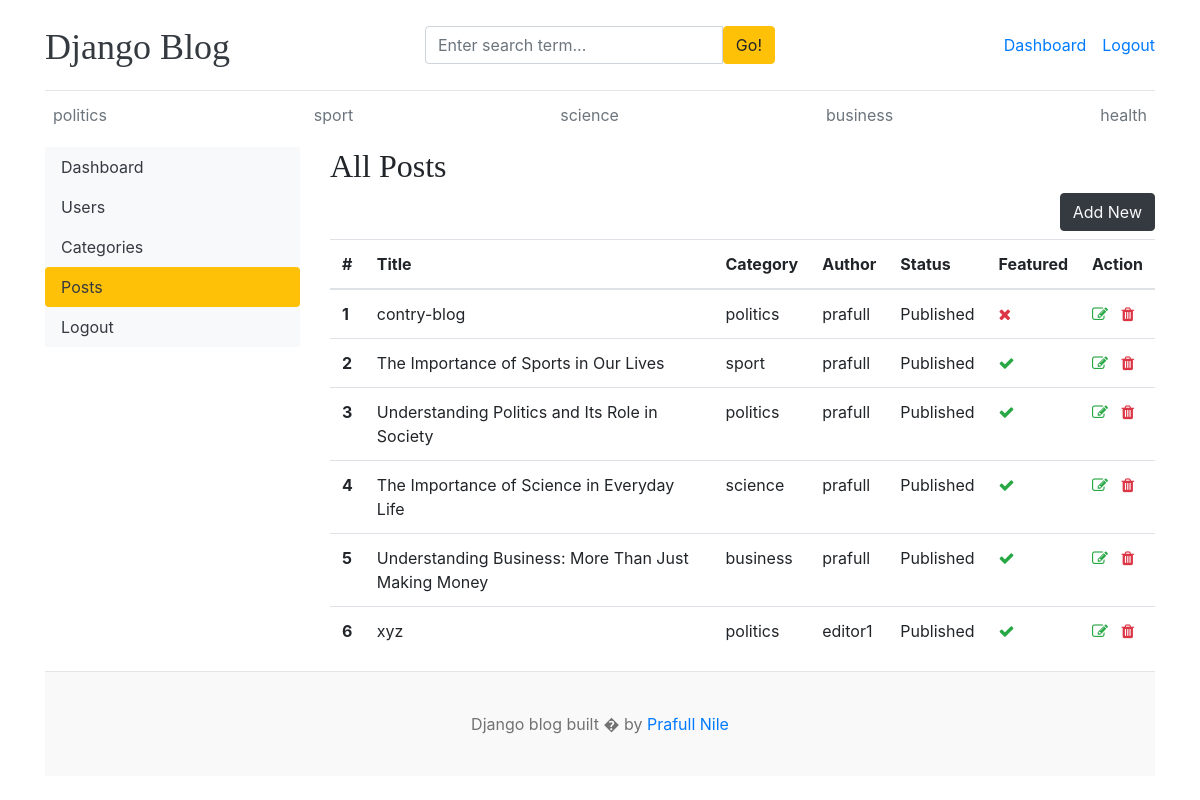
The page /dashboard/posts/ (signed in) on the database its author committed.
### blog/models.py (models this page shows, shortened)
class category(models.Model):
    category_name=models.CharField(max_length=100)
    created_at=models.DateTimeField(auto_now_add=True)
    updated_at=models.DateTimeField(auto_now=True)
    class Meta:
        verbose_name_plural = "Categories"
    def __str__(self):
        return self.category_name

class blog(models.Model):
    title=models.CharField(max_length=100)
    slug=models.SlugField(max_length=100)
    category=models.ForeignKey(category,on_delete=models.CASCADE)
    author=models.ForeignKey(User,on_delete=models.CASCADE)
    featured_image=models.ImageField(upload_to='uploads/%Y/%m/%d')
    short_description=models.TextField(max_length=500)
    blog_boy=models.TextField(max_length=2000)
    status=models.CharField(max_length=20, choices= STATUS_CHOICES,default='Draft')
    is_featured=models.BooleanField(default=False)
    created_at=models.DateTimeField(auto_now_add=True)
    updated_at=models.DateTimeField(auto_now_add=True)

### dashboards/views.py (the view)
# urls.py: path('posts/',views.posts,name='posts'),
def posts(request):
    posts = blog.objects.all()
    context = {
        'posts':posts,
    }
    return render(request,'dashboard/posts.html',context)

### blog/context_processors.py (called while the page is built)
def get_categories(request):
    categories = category.objects.all()
    return dict(categories=categories)

def get_social_links(request):
    social_links = SocialLink.objects.all()
    return dict(social_links=social_links)

### templates/dashboard/posts.html (shortened to what this page needs)
{% extends 'base.html' %}
{% block content %}
<div class="row">
{% include 'dashboard/sidebar.html' %}
  <div class="col-md-9">
    <h2>All Posts </h2>
    <a href="{% url 'add_post'%}" class="btn btn-dark text-light float-right mb-2">Add New</a>
    <table class="table table-hover">
  <thead>
    <tr>
      <th scope="col">#</th>
      <th scope="col">Title</th>
      <th scope="col">Category</th>
      <th scope="col">Author</th>
      <th scope="col">Status</th>
      <th scope="col">Featured</th>
      <th>Action</th>
    </tr>
  </thead>
  <tbody>
  {% for post in posts %}
    <tr>
      <th scope="row">{{ forloop.counter }}</th>
      <td>{{ post.title }}</td>
      <td>{{ post.category}}</td>
      <td>{{ post.author}}</td>
      <td>{{ post.status}}</td>
      <td>{% if  post.is_featured%} <i class="fa fa-check  text-success"></i>{%else%} <i class="fa fa-times  text-danger"></i>{%endif%}</td>
      <td>
        <a href="{% url 'edit_post' post.id%}"> <i class="fa fa-edit  text-success"></i></a>
       <a href="{% url 'delete_post' post.id%}"> <i class="fa fa-trash text-danger"></i></a>
      </td>
    </tr>
  {% endfor %}
  </tbody>
</table>
  </div>
</div>
{% endblock %}

### templates/base.html (shortened to what this page needs)
{% load static %}
<!DOCTYPE html>
<html lang="en">
<head>
    <link href="https://getbootstrap.com/docs/4.0/dist/css/bootstrap.min.css" rel="stylesheet">
    <link href="{% static 'css/blog.css' %}" rel="stylesheet">
    <link rel="stylesheet" href="https://cdnjs.cloudflare.com/ajax/libs/font-awesome/4.7.0/css/font-awesome.min.css">
</head>
    <body class="container">
      <header class="blog-header py-3">
        <div class="row flex-nowrap justify-content-between align-items-center">
          <div class="col-4 pt-1">
            <a class="blog-header-logo text-dark" href="/">Django Blog</a>
          </div>
            <div class="col-4">
                <form action="{% url 'search' %}" method="GET" >
                    <div class="input-group">
                        <input class="form-control" name="keyword" type="text" placeholder="Enter search term..." aria-label="Enter search term..." aria-describedby="button-search" />
                        <button type="submit" class="btn btn-warning" id="button-search" >Go!</button>
                    </div>
                </form>
            </div>
          <div class="col-4 d-flex justify-content-end align-items-center">
              {% if not user.is_authenticated %}
            <a class="btn btn-sm btn-warning" href="{% url 'login'%}">Login</a> &nbsp;
            <a class="btn btn-sm btn-outline-secondary" href="{% url 'register' %}">Register</a>
              {% else %}
              <span><a href="{%  url 'dashboard' %}">Dashboard</a></span>
              <span><a href="{% url 'logout'%}">Logout</a></span>
              {% endif%}
          </div>
        </div>
      </header>
      <div class="nav-scroller py-1 mb-2">
        <nav class="nav d-flex justify-content-between">
          {% for cat in categories %}
          <a class="p-2 text-muted" href="{% url 'posts_by_category' cat.id %}">{{cat.category_name}}</a>
          {% endfor %}
        </nav>
      </div>
{% block content %}
{% endblock %}
        <footer class="blog-footer">
  <p>Django blog built  � by <a href="#">Prafull Nile</a></p>
</footer>
    </body>
</html>

### blog_main/static/css/blog.css (style rules this page uses)
.blog-header { border-bottom: 1px solid #e5e5e5; }
.blog-header-logo { font-family: "Playfair Display", Georgia, "Times New Roman", serif; font-size: 2.25rem; }
h1, h2, h3, h4, h5, h6 { font-family: "Playfair Display", Georgia, "Times New Roman", serif; }
.blog-footer { padding: 2.5rem 0; color: #727272; text-align: center; background-color: #f9f9f9; border-top: .05rem solid #e5e5e5; }
.blog-footer p:last-child { margin-bottom: 0; }

### rows shown on the page
category: category_name "politics"
category: category_name "sport"
category: category_name "science"
category: category_name "business"
category: category_name "health"
blog: title "contry-blog", category "politics", author "prafull", status "Published", is_featured False (drawn)
blog: title "The Importance of Sports in Our Lives", category "sport", author "prafull", status "Published", is_featured True (drawn)
blog: title "Understanding Politics and Its Role in Society", category "politics", author "prafull", status "Published", is_featured True (drawn)
blog: title "The Importance of Science in Everyday Life", category "science", author "prafull", status "Published", is_featured True (drawn)
blog: title "Understanding Business: More Than Just Making Money", category "business", author "prafull", status "Published", is_featured True (drawn)
blog: title "xyz", category "politics", author "editor1", status "Published", is_featured True (drawn)
